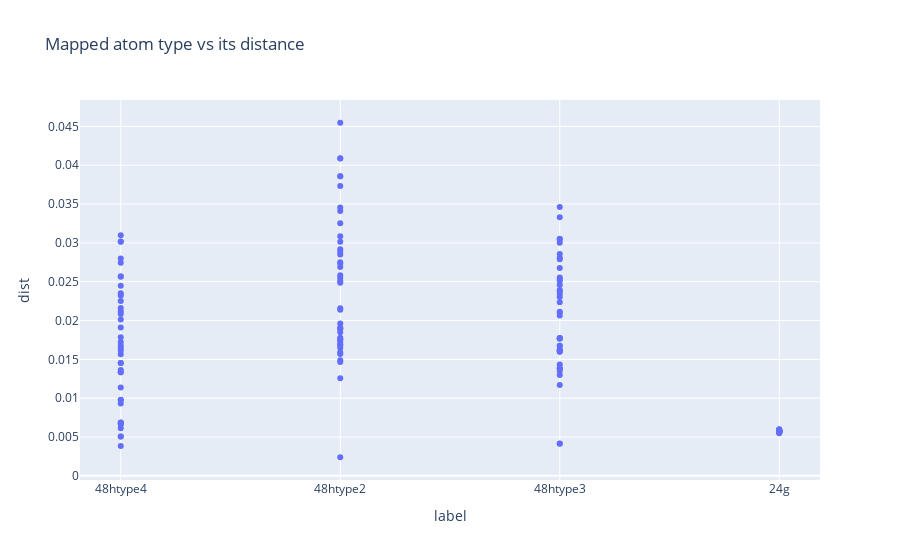

Notebook source saved alongside this figure:
### Code cell
df = plot_mapped_label_vs_dist_and_histogram(file_loc_important_cols, litype, category_data = "mapping", el = "Li")

### Figure 1 — Plotly figure (JSON) as saved in the notebook; plotly's stock layout.template omitted (floating-point values rounded to 4 significant figures; data arrays with more than 128 entries replaced by an {"elided": "..."} marker saying what was removed)
{"data": [{"hovertemplate": "label=%{x}<br>dist=%{y}<extra></extra>", "legendgroup": "", "marker": {"color": "#636efa", "symbol": "circle"}, "mode": "markers", "name": "", "orientation": "v", "showlegend": false, "type": "scatter", "x": {"elided": "144 str values"}, "xaxis": "x", "y": {"elided": "144 float values"}, "yaxis": "y"}], "layout": {"legend": {"tracegroupgap": 0}, "title": {"text": "Mapped atom type vs its distance"}, "xaxis": {"anchor": "y", "domain": [0, 1], "title": {"text": "label"}}, "yaxis": {"anchor": "x", "domain": [0, 1], "title": {"text": "dist"}}}}
